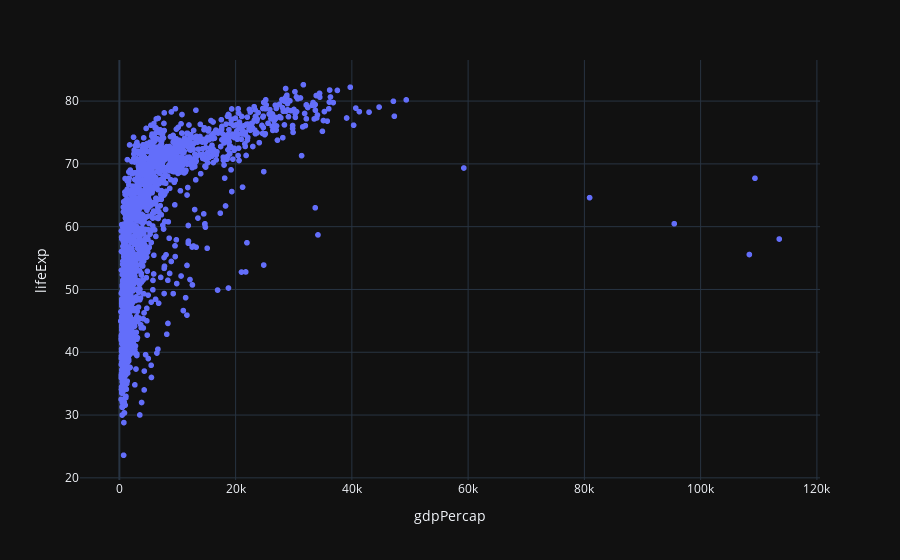

The notebook cell saved with this chart:
### Markdown cell above
# **Scatter plot**

### Code cell
px.scatter(data, y = 'lifeExp', x = 'gdpPercap')

### Figure 1 — Plotly figure (JSON) as saved in the notebook; plotly's stock layout.template omitted (floating-point values rounded to 4 significant figures; data arrays with more than 128 entries replaced by an {"elided": "..."} marker saying what was removed)
{"data": [{"hovertemplate": "gdpPercap=%{x}<br>lifeExp=%{y}<extra></extra>", "legendgroup": "", "marker": {"color": "#636efa", "symbol": "circle"}, "mode": "markers", "name": "", "showlegend": false, "x": {"elided": "1692 float values"}, "xaxis": "x", "y": {"elided": "1692 float values"}, "yaxis": "y", "type": "scattergl"}], "layout": {"xaxis": {"anchor": "y", "domain": [0.0, 1.0], "title": {"text": "gdpPercap"}}, "yaxis": {"anchor": "x", "domain": [0.0, 1.0], "title": {"text": "lifeExp"}}, "legend": {"tracegroupgap": 0}, "margin": {"t": 60}}}
